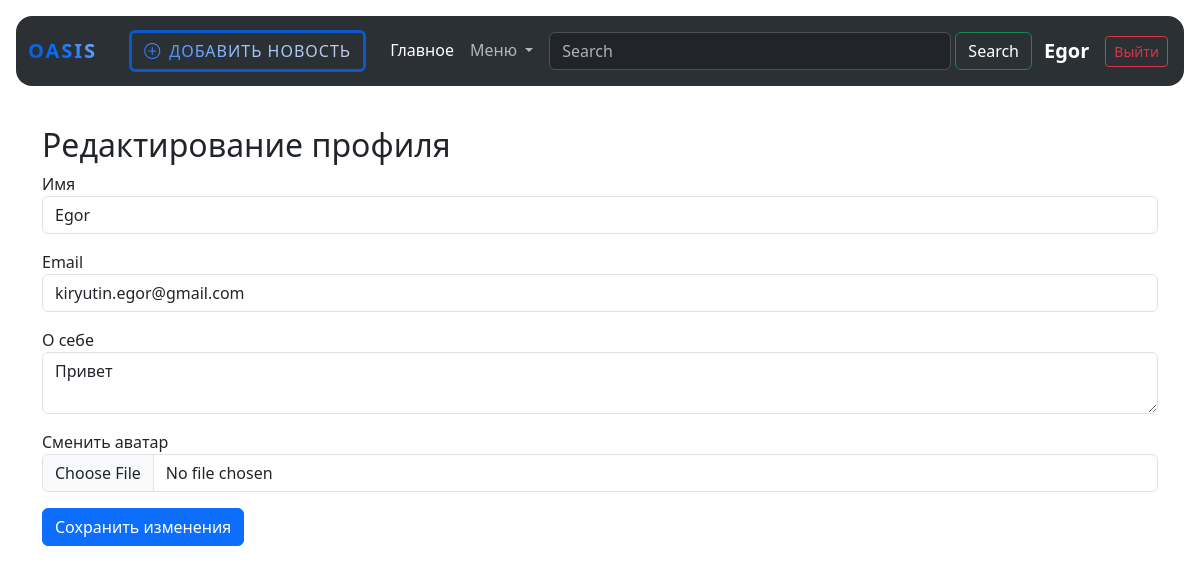
Screenshot of /edit_profile (signed in) with the database file from the repository.
### data/users.py (models this page shows, shortened)
class User(SqlAlchemyBase, UserMixin):
    __tablename__ = 'users'
    id = sqlalchemy.Column(sqlalchemy.Integer, primary_key=True, autoincrement=True)
    name = sqlalchemy.Column(sqlalchemy.String, nullable=True)
    about = sqlalchemy.Column(sqlalchemy.String, nullable=True)
    email = sqlalchemy.Column(sqlalchemy.String, index=True, unique=True, nullable=True)
    hashed_password = sqlalchemy.Column(sqlalchemy.String, nullable=True)
    created_date = sqlalchemy.Column(sqlalchemy.DateTime, default=datetime.datetime.now)
    file = sqlalchemy.Column(sqlalchemy.String, nullable=True)
    news = orm.relationship("News", back_populates='user')

### main.py (the view)
@app.route('/edit_profile', methods=['GET', 'POST'])
@login_required
def edit_profile():
    form = EditProfileForm()
    if form.validate_on_submit():
        db_sess = db_session.create_session()
        user = db_sess.query(User).filter(User.id == current_user.id).first()
        if form.file.data:
            file = form.file.data
            filename = secure_filename(file.filename)
            file.save(os.path.join(app.config['UPLOAD_FOLDER'], filename))
            user.file = filename  # Меняем данные у найденного объекта user
        user.name = form.name.data
        user.email = form.email.data
        user.about = form.about.data
        db_sess.commit()  # Теперь commit увидит изменения в объекте user
        flash('Профиль обновлен!')
        return redirect(f'/profile/{user.id}')
    elif request.method == 'GET':
        form.name.data = current_user.name
        form.email.data = current_user.email
        form.about.data = current_user.about
    return render_template('edit_profile.html', title='Редактирование профиля', form=form)

### forms/edit_profile.py
class EditProfileForm(FlaskForm):
    name = StringField('Имя', validators=[DataRequired()])
    email = StringField('Email', validators=[DataRequired()])
    about = TextAreaField('О себе')
    file = FileField('Сменить аватар', validators=[FileAllowed(['jpg', 'png', 'jpeg', 'gif'])])
    submit = SubmitField('Сохранить изменения')

### data/db_session.py (called while the page is built)
def create_session() -> Session:
    global __factory
    return __factory()

### main.py (called while the page is built)
@login_manager.user_loader
def load_user(user_id):
    db_sess = db_session.create_session()
    user = db_sess.get(User, user_id)
    return user

### templates/edit_profile.html (shortened to what this page needs)
{% extends "base.html" %}
{% block content %}
<div class="container mt-4">
    <h2>Редактирование профиля</h2>
    <form action="" method="post" enctype="multipart/form-data">
        <div class="mb-3">{{ form.name.label }}<br>{{ form.name(class="form-control") }}</div>
        <div class="mb-3">{{ form.email.label }}<br>{{ form.email(class="form-control") }}</div>
        <div class="mb-3">{{ form.about.label }}<br>{{ form.about(class="form-control") }}</div>
        <div class="mb-3">{{ form.file.label }}<br>{{ form.file(class="form-control") }}</div>
        <p>{{ form.submit(class="btn btn-primary") }}</p>
    </form>
</div>
{% endblock %}

### templates/base.html (shortened to what this page needs)
<!DOCTYPE html>
<html lang="en">
<head>
    <link href="https://cdn.jsdelivr.net/npm/bootstrap@5.3.8/dist/css/bootstrap.min.css" rel="stylesheet"
>
    <link rel="stylesheet" href="https://cdn.jsdelivr.net/npm/bootstrap-icons@1.11.3/font/bootstrap-icons.min.css">
</head>
<body>
<header>
    <div class="container-fluid p-3" data-bs-theme="dark">
        <nav class="navbar navbar-expand-lg bg-body-tertiary rounded-4">
            <div class="container-fluid">
                <a class="navbar-brand" href="/">Oasis</a>
                <div class="collapse navbar-collapse" id="navbarSupportedContent">
                    {% if current_user.is_authenticated %}
                    <ul class="navbar-nav me-auto mb-2 mb-lg-0">
                        <li class="nav-item d-flex align-items-center mx-3">
                            <a href="/news" class="btn btn-custom-add">
                                <i class="bi bi-plus-circle"></i> Добавить новость
                            </a>
                        </li>
                        <li class="nav-item">
                            <a class="nav-link active" aria-current="page" href="/">Главное</a>
                        </li>
                        <li class="nav-item dropdown">
                            <a class="nav-link dropdown-toggle" href="#" role="button" data-bs-toggle="dropdown"
                               aria-expanded="false">
                                Меню
                            </a>
                        </li>
                    </ul>
                    <form class="d-flex flex-grow-1 p-2" role="search">
                        <input class="form-control me-1" type="search" placeholder="Search" aria-label="Search"/>
                        <button class="btn btn-outline-success text-white" type="submit">Search</button>
                    </form>
                    <ul class="navbar-nav ms-auto p-1 align-items-center">
                        <li class="nav-item d-flex align-items-center">
                            <a href="/profile/{{ current_user.id }}"
                               class="text-decoration-none text-white fs-5 fw-semibold me-3">
                                {{ current_user.name }}
                            </a>
                            <a href="/logout" class="btn btn-sm btn-outline-danger">Выйти</a>
                        </li>
                    </ul>
                    {% endif %}
                </div>
            </div>
        </nav>
    </div>
</header>
{% block content %}{% endblock %}
</body>
</html>

### templates/base.html (style rules this page uses)
.navbar-brand { font-weight: 800; text-transform: uppercase; letter-spacing: 2px; background: linear-gradient(45deg, #0a58ca, #0d6efd, #9ec5fe); -webkit-background-clip: text; -webkit-text-fill-color: transparent; display: inline-block; }
.btn-custom-add { border: 3px solid #0a58ca; font-weight: 500; text-transform: uppercase; letter-spacing: 1px; transition: all 0.3s ease-in-out; background: linear-gradient(45deg, #0d6efd, #9ec5fe, #ccccd9); -webkit-background-clip: text; -webkit-text-fill-color: transparent; display: inline-flex; align-items: center; gap: 8px; }

### rows the page displays
User: name "Egor", email "kiryutin.egor@gmail.com", about "Привет"
